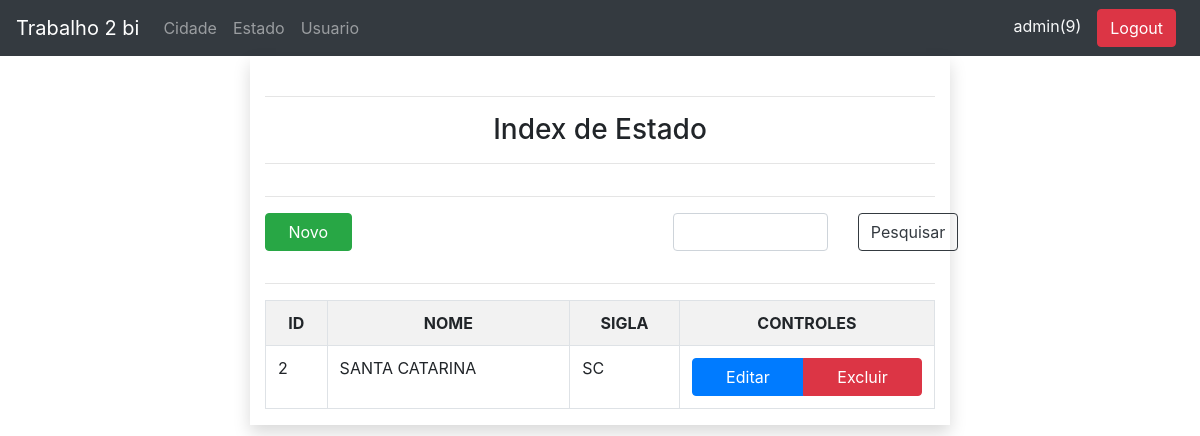
Screenshot of /FONTES/Estado.php?Pesquisa=SANTA CATARINA (signed in) with the database file from the repository.
### tables this page shows
CREATE TABLE estado(
	idEstado INT NOT NULL PRIMARY KEY AUTO_INCREMENT,
	nome VARCHAR(50),
	sigla VARCHAR(2)
);

### FONTES/Estado.php (the view, shortened to what this page needs)
<?php
	include("include/head.php");
	include("include/top.php");
	include("include/connection/config.php");
	$con = new PDO($connectionString, USER,PASS);
	$sql = "SELECT * FROM estado ORDER BY nome LIMIT 100;";
	if (ISSET($_GET["Pesquisa"])) {
		$sql = "SELECT * FROM estado WHERE nome LIKE '%".$_GET["Pesquisa"]."%' OR sigla LIKE '%".$_GET["Pesquisa"]."%' ORDER BY nome LIMIT 100;";
	}
	$result = $con->query($sql);
?>
<div class="d-flex justify-content-center">
	<div class="form-group shadow col-md-7">
		<div class="form-row mt-4">
			<div class="col-md-12 text-center ">
				<hr>
				<p class="h3">Index de Estado</p>
				<hr>
			</div>
		</div>
		<hr />
		<div class="row	">
			<div class="col-2">
				<div class="btn-group btn-block">
					<a href="CadastroEstado.php" class="btn btn-success">Novo</a>
				</div>
			</div>
			<div class="col-md-10">
				<form action="Estado.php" method="GET">
					<div class="input-group">
						<div class="col-4 offset-6">
							<input type="text" name="Pesquisa" id="Pesquisa" class="form-control ">
						</div>
						<div class="col-2 btn-group btn-block">
							<input type="submit" value="Pesquisar" class="btn btn-outline-dark">
						</div>
					</div>
				</form>
			</div>
		</div>
		<hr />
		<div id="divListaUsuario" class="">
			<table class="table table-responsive-sm table-striped table-hover table-bordered">
				<tr class="text-center">
					<th>
						ID
					</th>
					<th>
						NOME
					</th>
					<th>
						SIGLA
					</th>
					<th>CONTROLES</th>
				</tr>
				<?php
					while ($row = $result-> fetch(PDO::FETCH_OBJ)) {
						echo	"<tr>";
						echo	"<td>";
						echo		$row->idEstado;
						echo	"</td>";
						echo	"<td>";
						echo		$row->nome;
						echo	"</td>";
						echo	"<td>";
						echo		$row->sigla;
						echo	"</td>";
						echo	"<td>";
						echo		"<div class='btn-group btn-block'>";
						echo			"<a href='EditarEstado?id=".$row->idEstado."' class='btn btn-primary'>Editar</a> ";
						echo			"<a href='ExcluirEstado?id=".$row->idEstado."' class='btn btn-danger'>Excluir</a> ";
						echo		"</div>";
						echo	"</td>";
						echo	"</tr>";
					}
				?>
			</table>
		</div>
	</div>
</div>

### rows the page displays
estado: idEstado "2", nome "SANTA CATARINA", sigla "SC"

### other values shown
$_SESSION["user"] "admin"
$_SESSION["nivel"] "9"
